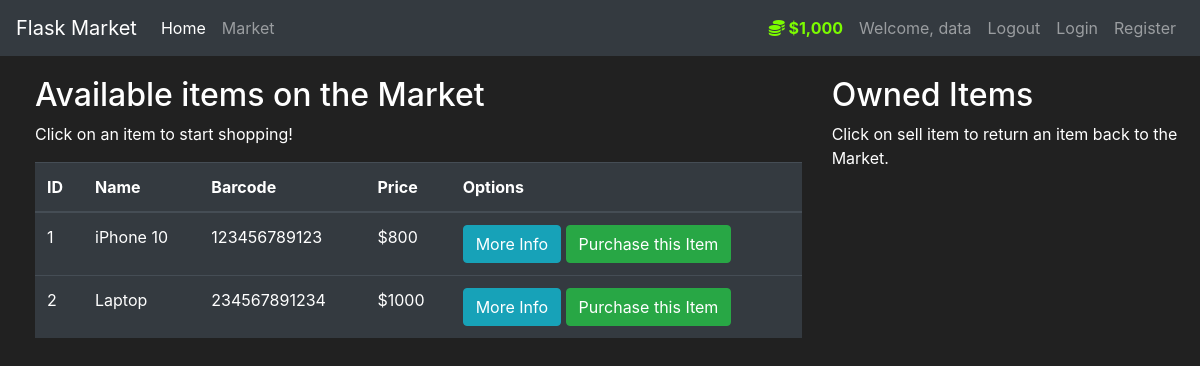
Page /market (signed in) on the committed database.
### market/models.py (models this page shows, shortened)
class User(db.Model, UserMixin):
    id = db.Column(db.Integer(), primary_key=True)
    username = db.Column(db.String(length=30), nullable = False, unique= True)
    email_address = db.Column(db.String(length=50), nullable = False, unique= True)
    password_hash = db.Column(db.String(length=60), nullable = False)
    budget = db.Column(db.Integer(), nullable = False, default = 1000)
    items = db.relationship('Item', backref='owned_user', lazy=True)
    @property
    def prettier_budget(self):
        if len(str(self.budget)) >= 4:
            return f'${str(self.budget)[:-3]},{str(self.budget)[-3:]}'
        else:
            return f'${self.budget}'
    @property
    def password(self):
        return self.password

class Item(db.Model):
    id = db.Column(db.Integer(), primary_key=True)
    name = db.Column(db.String(length=30), nullable=False, unique=True)
    price = db.Column(db.Integer(), nullable=False)
    barcode = db.Column(db.String(length=12), nullable=False, unique=True)
    description = db.Column(db.String(length=1024), nullable=False, unique=True)
    owner = db.Column(db.Integer(), db.ForeignKey('user.id'))

### market/routes.py (the view, shortened to what this page needs)
@app.route('/market', methods=['GET', 'POST'])
@login_required
def market_page():
    purchase_form = PurchaseItemForm()
    selling_form = SellItemForm()
    if request.method == "GET":
        items = Item.query.filter_by(owner=None)
        owned_items = Item.query.filter_by(owner=current_user.id)
        return render_template('market.html', items=items, purchase_form=purchase_form, owned_items=owned_items, selling_form=selling_form)

### market/models.py (called while the page is built)
@login_manager.user_loader
def load_user(user_id):
    return User.query.get(int(user_id))

### market/templates/market.html (shortened to what this page needs)
{% extends 'base.html' %} // This line tells Flask to use the base.html file as
{% block content %}
<div class="row" style="margin-top: 20px; margin-left: 20px">
  <div class="col-8">
    <h2>Available items on the Market</h2>
    <p>Click on an item to start shopping!</p>
    <table class="table table-hover table-dark">
      <thead>
        <tr>
          <th scope="col">ID</th>
          <th scope="col">Name</th>
          <th scope="col">Barcode</th>
          <th scope="col">Price</th>
          <th scope="col">Options</th>
        </tr>
      </thead>
      <tbody>
        {% for item in items %} {% include 'includes/items_modals.html' %}
        <tr>
          <td>{{ item.id }}</td>
          <td>{{ item.name }}</td>
          <td>{{ item.barcode }}</td>
          <td>${{ item.price }}</td>
          <td>
            <button
              class="btn btn-outline btn-info"
              data-toggle="modal"
              data-target="#Modal-MoreInfo-{{ item.id }}"
            >
              More Info
            </button>
            <button
              class="btn btn-outline btn-success"
              data-toggle="modal"
              data-target="#Modal-PurchaseConfirm-{{ item.id }}"
            >
              Purchase this Item
            </button>
          </td>
        </tr>
        {% endfor %}
      </tbody>
    </table>
  </div>
  <div class="col-4">
    <h2>Owned Items</h2>
    <p>Click on sell item to return an item back to the Market.</p>
    <br />
  </div>
</div>
{% endblock %}

### market/templates/base.html (shortened to what this page needs)
<!DOCTYPE html>
<html lang="en">
  <head>
    <link
      rel="stylesheet"
      href="https://cdn.jsdelivr.net/npm/bootstrap@4.5.3/dist/css/bootstrap.min.css"
    />
  </head>
  <body>
    <nav class="navbar navbar-expand-md navbar-dark bg-dark">
      <a class="navbar-brand" href="#">Flask Market</a>
      <div class="collapse navbar-collapse" id="navbarNav">
        <ul class="navbar-nav mr-auto">
          <li class="nav-item active">
            <a class="nav-link" href="{{ url_for('home_page') }}"
              >Home <span class="sr-only">(current)</span></a
            >
          </li>
          <li class="nav-item">
            <a class="nav-link" href="{{ url_for('market_page') }}">Market</a>
          </li>
        </ul>
        {% if current_user.is_authenticated %}
        <ul class="navbar-nav">
          <li class="nav-item">
            <a class="nav-link" style="color: lawngreen; font-weight: bold">
              <i class="fas fa-coins"></i>
              {{ current_user.prettier_budget }}
            </a>
          </li>
          <li class="nav-item">
            <a class="nav-link">Welcome, {{ current_user.username }}</a>
          </li>
          <li class="nav-item">
            <a class="nav-link" href="{{ url_for('logout_page') }}">Logout</a>
          </li>
        </ul>
        {% endif %}
        <ul class="navbar-nav">
          <li class="nav-item">
            <a class="nav-link" href="{{ url_for('login_page') }}">Login</a>
          </li>
          <li class="nav-item">
            <a class="nav-link" href="{{ url_for('register_page') }}"
              >Register</a
            >
          </li>
        </ul>
      </div>
    </nav>
    {% block content %} {% endblock %}
  </body>
</html>

### market/templates/base.html (style rules this page uses)
body { background-color: #212121; color: white; }

### rows in the picture
User: prettier_budget "$1,000", username "data"
Item: id "1", name "iPhone 10", barcode "123456789123", price "800"
Item: id "2", name "Laptop", barcode "234567891234", price "1000"
